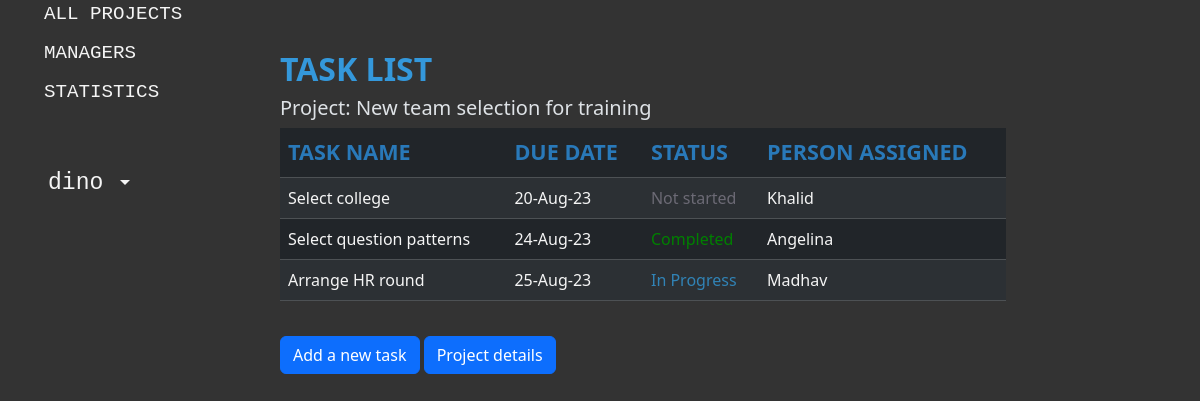
/project/28/tasks/ (signed in), run on the app's committed database.
### projectmanagement_app/models.py (models this page shows, shortened)
class Project(models.Model):
    name = models.CharField(max_length=100, unique=True)
    description = models.TextField(null=True, blank=True)
    manager = models.ForeignKey(ProjectManager, on_delete=models.PROTECT, null=True)
    PROJECT_STATUS = (
        ('NS', 'Not started'),
        ('IP', 'In Progress'),
        ('CO', 'Completed'),
        ('CA', 'Cancelled'),
    )
    status = models.CharField(
        max_length=2,
        choices=PROJECT_STATUS,
        default='NS',
    )
    def __str__(self):
        return self.name

class Task(models.Model):
    project = models.ForeignKey(Project, on_delete=models.CASCADE)
    name = models.CharField(max_length=100)
    due_date = models.DateField()
    TASK_STATUS = (
        ('NS', 'Not started'),
        ('IP', 'In Progress'),
        ('CO', 'Completed'),
        ('CA', 'Cancelled'),
    )
    status = models.CharField(
        max_length=2,
        choices=TASK_STATUS,
        default='NS',
    )
    person_assigned = models.CharField(max_length=100)
    additional_information = models.TextField(null=True, blank=True)
    PRIORITIES = (
        ('H', 'high'),
        ('M', 'medium'),
        ('L', 'low'),
    )
    priority = models.CharField(
        max_length=1,
        choices=PRIORITIES,
        default='M',
    )
    class Meta:
        ordering = ["due_date"]

### projectmanagement_app/views.py (the view)
# urls.py: path("project/<int:project_id>/tasks/", login_required(views.TaskListView.as_view()), name="task-list"),
class TaskListView(ListView):
    model = Task
    paginate_by = 7
    def get_queryset(self):
        return Task.objects.filter(project_id=self.kwargs["project_id"])
    def get_context_data(self, **kwargs):
        context = super().get_context_data(**kwargs)
        project_name = Project.objects.get(id=self.kwargs["project_id"])
        project_id = self.kwargs["project_id"]
        context["project_name"] = project_name
        context["project_id"] = project_id
        return context

### projectmanagement_app/templates/projectmanagement_app/task_list.html
{% extends "base.html" %}
{% block content %}
    {% if task_list %}
        <h4 style="padding-bottom: 0px;">TASK LIST</h4>
        <h5>Project: {{ project_name }}</h5>
        <table class="table table-striped table-dark"
               style="width:80%;
                      margin-bottom:35px">
            <thead>
                <tr>
                    <th scope="col">TASK NAME</th>
                    <th scope="col">DUE DATE</th>
                    <th scope="col">STATUS</th>
                    <th scope="col">PERSON ASSIGNED</th>
                </tr>
            </thead>
            <tbody>
                {% for task in task_list %}
                    <tr>
                        <td>
                            <a href="{% url "task-detail" task.project_id task.id %}">{{ task.name }}</a>
                        </td>
                        <td>{{ task.due_date | date:"d-M-y" }}</td>
                        <td {% if task.status == 'NS' %} style="color:#6c6a75" {% elif task.status == 'IP' %} style="color:#3183b6;" {% elif task.status == 'CO' %} style="color:green;" {% elif task.status == 'CA' %} style="color:#B20000;" {% endif %}>
                            {{ task.get_status_display }}
                        </td>
                        <td>{{ task.person_assigned }}</td>
                    </tr>
                {% endfor %}
            </tbody>
        </table>
    {% else %}
        <p>There are no tasks.</p>
    {% endif %}
    {% if perms.projectmanagement_app.add_task %}
        <button class="btn btn-primary"
                onclick="location.href='{% url "task-create" project_id %}';">Add a new task</button>
    {% endif %}
    <button class="btn btn-primary"
            onclick="location.href='{% url "project-detail" project_id %}';">Project details</button>
{% endblock %}

### projectmanagement_app/templates/base.html (shortened to what this page needs)
<!DOCTYPE html>
<html lang="en" data-bs-theme="dark">
    <head>
        {% load static %}
        <link href="https://cdn.jsdelivr.net/npm/bootstrap@5.3.1/dist/css/bootstrap.min.css"
              rel="stylesheet"
>
        <link rel="stylesheet" href="{% static 'css/styles.css' %}">
    </head>
    <body>
        <div class="container-fluid" style="height: 70vw;">
            <div class="row h-100">
                <div class="col-sm-2 sidebar">
                    {% block sidebar %}
                        <div class="borderless">
                            <ul>
                                <li style="padding-bottom:10px;">
                                    <a href="{% url 'index' %}" class="text-decoration-none">ALL PROJECTS</a>
                                </li>
                                <li style="padding-bottom:10px;">
                                    <a href="{% url 'projectmanager-list' %}" class="text-decoration-none">MANAGERS</a>
                                </li>
                                <li style="padding-bottom:40px;">
                                    <a href="{% url 'statistics' %}" class="text-decoration-none">STATISTICS</a>
                                </li>
                                {% if user.is_authenticated %}
                                    <li class="dropdown">
                                        <a href="#"
                                           class="nav-link dropdown-toggle  text-truncate"
                                           id="dropdown"
                                           data-bs-toggle="dropdown"
                                           aria-expanded="false">
                                            <span class="ms-1 d-none d-sm-inline">{{ user }}</span>
                                        </a>
                                    </li>
                                {% else %}
                                    <li>
                                        <a href="{% url 'login' %}?next={{ request.path }}">Login</a>
                                    </li>
                                {% endif %}
                            </ul>
                        </div>
                    {% endblock %}
                </div>
                <div class="col-sm" style="padding-left: 80px; padding-top: 50px;">
                    <div>
                        {% block content %}{% endblock %}
                    </div>
                </div>
            </div>
        </div>
    </body>
</html>

### projectmanagement_app/static/css/styles.css (style rules this page uses)
body { background-color: #333333; }
.table th { font-size: larger; color: #2979b9; }
h4 { color: #3498db; font-weight: bold; font-size: xx-large; }
ul { list-style-type: none; }
.sidebar a,.d-sm-inline, .d-sm-inline a { font-size: larger; font-family: 'Courier New', Courier, monospace; color: whitesmoke; text-decoration: none; padding-top:20px; padding-bottom: 20px ; }
.table thead { font-size: large; }
.table a , .table td { font-size: medium; color: whitesmoke; text-decoration: none; }

### data on the page
Project: name "New team selection for training"
Task: name "Select college", due_date "20-Aug-23", status "Not started", person_assigned "Khalid"
Task: name "Select question patterns", due_date "24-Aug-23", status "Completed", person_assigned "Angelina"
Task: name "Arrange HR round", due_date "25-Aug-23", status "In Progress", person_assigned "Madhav"

### other printed values
{{ user }} "dino"
